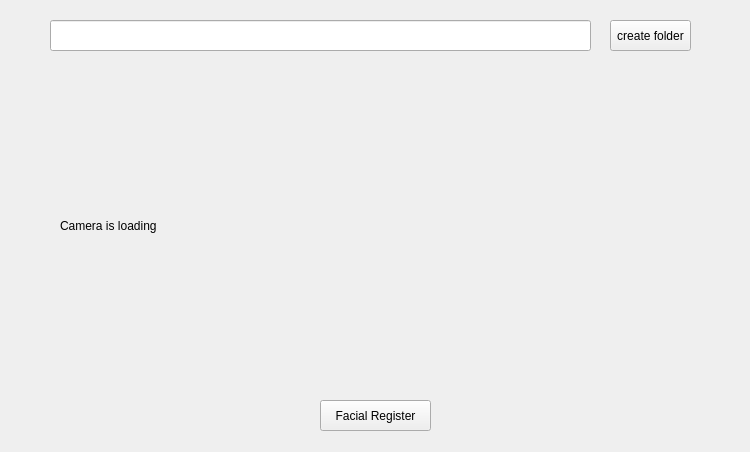
<?xml version="1.0" encoding="UTF-8"?>
<ui version="4.0">
 <class>Frame</class>
 <widget class="QFrame" name="Frame">
  <property name="geometry">
   <rect>
    <x>0</x>
    <y>0</y>
    <width>750</width>
    <height>452</height>
   </rect>
  </property>
  <property name="windowTitle">
   <string>Frame</string>
  </property>
  <widget class="QLineEdit" name="lineEdit">
   <property name="geometry">
    <rect>
     <x>50</x>
     <y>20</y>
     <width>541</width>
     <height>31</height>
    </rect>
   </property>
  </widget>
  <widget class="QPushButton" name="pushButton">
   <property name="geometry">
    <rect>
     <x>610</x>
     <y>20</y>
     <width>81</width>
     <height>31</height>
    </rect>
   </property>
   <property name="text">
    <string>create folder</string>
   </property>
  </widget>
  <widget class="QLabel" name="label">
   <property name="geometry">
    <rect>
     <x>60</x>
     <y>70</y>
     <width>621</width>
     <height>311</height>
    </rect>
   </property>
   <property name="text">
    <string>Camera is loading</string>
   </property>
  </widget>
  <widget class="QPushButton" name="pushButton_2">
   <property name="geometry">
    <rect>
     <x>320</x>
     <y>400</y>
     <width>111</width>
     <height>31</height>
    </rect>
   </property>
   <property name="text">
    <string>Facial Register</string>
   </property>
  </widget>
 </widget>
 <resources/>
 <connections/>
</ui>
